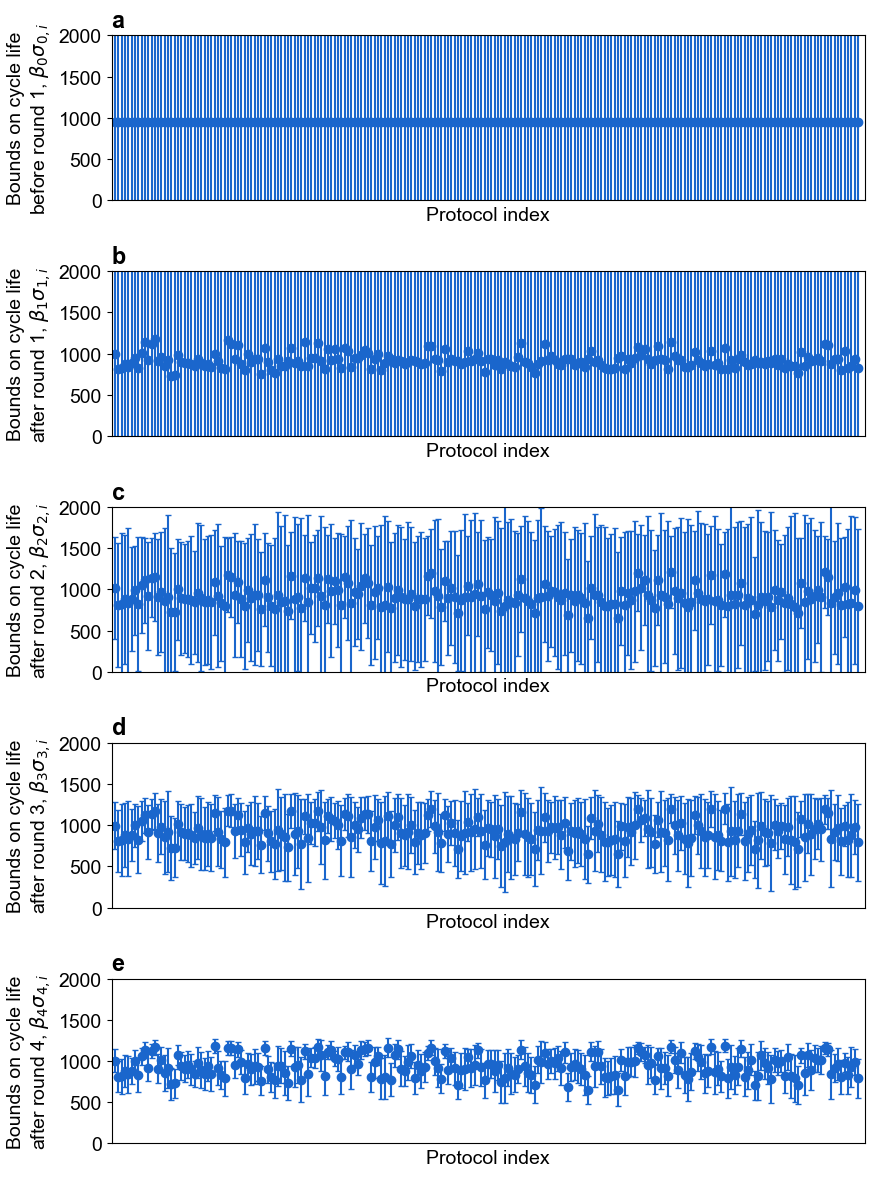

Reproduce this figure in Python.
#!/usr/bin/env python3
# -*- coding: utf-8 -*-
"""
Created on Tue Feb 20 07:29:14 2018

@author: peter

"""

import numpy as np
import matplotlib.pyplot as plt
from matplotlib import rcParams
import glob
import pickle

plt.close('all')

FS = 14

rcParams['pdf.fonttype'] = 42
rcParams['ps.fonttype'] = 42
rcParams['font.size'] = FS
rcParams['axes.labelsize'] = FS
rcParams['xtick.labelsize'] = FS
rcParams['ytick.labelsize'] = FS
rcParams['font.sans-serif'] = ['Arial']

# IMPORT RESULTS
# Get pickle files of bounds
file_list = sorted(glob.glob('./bounds/[0-9]_bounds.pkl'))
means = []
ubs = []
lbs = []
for file in file_list:
    with open(file, 'rb') as infile:
        param_space, ub, lb, mean = pickle.load(infile)
        means.append(mean)
        ubs.append(ub)
        lbs.append(lb)

## Find number of batches and policies
n_batches  = len(means)
n_policies = len(param_space)

## plot
batches = np.arange(n_batches-1)+1
plt.subplots(3,2,figsize=(9,12))

batches = np.arange(n_batches-1)+1

## Bounds
for k, mean in enumerate(means):
    ub = ubs[k]
    lb = lbs[k]
    ye = [(mean-lb)/(5*0.5**5),(ub-mean)/(5*0.5**5)]
    
    ax = plt.subplot2grid((5, 2), (k, 0), colspan=2) 
    ax.errorbar(np.arange(224),mean,yerr=ye,fmt='o',color=[0.1,0.4,0.8],capsize=2)
    ax.set_xlim((-1,225))
    ax.set_ylim((0,2000))
    ax.set_xlabel('Protocol index')
    if k==0:
        ax.set_ylabel('Bounds on cycle life\nbefore round 1, $\mathit{β_{0}σ_{0,i}}$')
    else:
        mathstr = '{β_{'+str(k)+'}σ_{'+str(k)+',i}}'
        ax.set_ylabel('Bounds on cycle life\nafter round {}, $\mathit'.format(k)+mathstr+'$')
    ax.set_xticks([], [])
    ax.set_title(chr(97+k), loc='left', weight='bold')

plt.tight_layout()
plt.savefig('bounds_evolution.png', bbox_inches='tight')
plt.savefig('bounds_evolution.pdf', bbox_inches='tight', format='pdf')